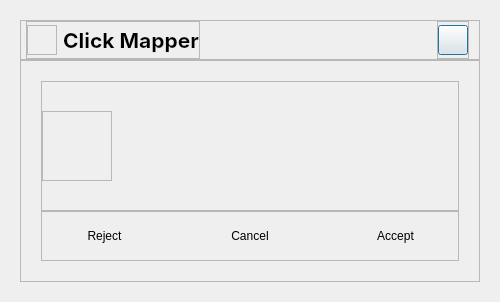
<?xml version="1.0" encoding="UTF-8"?>
<ui version="4.0">
 <class>Dialog</class>
 <widget class="QDialog" name="Dialog">
  <property name="geometry">
   <rect>
    <x>0</x>
    <y>0</y>
    <width>500</width>
    <height>302</height>
   </rect>
  </property>
  <property name="windowTitle">
   <string>Dialog</string>
  </property>
  <property name="styleSheet">
   <string notr="true">#Dialog{
background-color: transparent;
}

#widget {
background-color: #111111;
}

#TitleBar {
background-color: #212121;
}
#Title {
	color: white;
	font: bold 16pt &quot;Inter&quot;;
}

#TitleIcon {
	border-image: url(:/favicon/icon_64x64.png)
}
#TitleBarBtns &gt; QPushButton {
	max-width: 30px;
	max-height: 30px;
}

#BtnClose { border-image: url(:/TitleBar/img/ClsBtn.svg); }
#BtnMax { border-image: url(:/TitleBar/img/MaxBtn.svg); }
#BtnMin { border-image: url(:/TitleBar/img/MinBtn.svg); }

#BtnClose:hover { border-image: url(:/TitleBar/img/ClsBtn_Hov.svg); }
#BtnMax:hover { border-image: url(:/TitleBar/img/MaxBtn_Hov.svg); }
#BtnMin:hover { border-image: url(:/TitleBar/img/MinBtn_Hov.svg); }

#BtnClose:pressed { border-image: url(:/TitleBar/img/ClsBtn_Act.svg); }
#BtnMax:pressed { border-image: url(:/TitleBar/img/MaxBtn_Act.svg); }
#BtnMin:pressed { border-image: url(:/TitleBar/img/MinBtn_Act.svg); }

#DialogText {
font: 16pt &quot;Inter&quot;;
color: #aaaaaa;
margin-bottom: 10px
}

#DialogButtons &gt; QPushButton {
	background-color: #404040;
	border: 0px;
	padding: 8px 10px;
	color: white;
	font: 200 15pt &quot;Inter&quot;;
	border-radius: 10px;
}
#DialogButtons &gt; QPushButton:hover {
	background-color: #505050;
}

#DialogIcon {
border-image: url(:/Dialog/img/Warn.svg);
}</string>
  </property>
  <layout class="QVBoxLayout" name="verticalLayout">
   <property name="spacing">
    <number>0</number>
   </property>
   <property name="leftMargin">
    <number>20</number>
   </property>
   <property name="topMargin">
    <number>20</number>
   </property>
   <property name="rightMargin">
    <number>20</number>
   </property>
   <property name="bottomMargin">
    <number>20</number>
   </property>
   <item>
    <widget class="QWidget" name="widget" native="true">
     <layout class="QVBoxLayout" name="verticalLayout_2">
      <property name="spacing">
       <number>0</number>
      </property>
      <property name="leftMargin">
       <number>0</number>
      </property>
      <property name="topMargin">
       <number>0</number>
      </property>
      <property name="rightMargin">
       <number>0</number>
      </property>
      <property name="bottomMargin">
       <number>0</number>
      </property>
      <item>
       <widget class="QFrame" name="TitleBar">
        <property name="maximumSize">
         <size>
          <width>16777215</width>
          <height>40</height>
         </size>
        </property>
        <property name="frameShape">
         <enum>QFrame::StyledPanel</enum>
        </property>
        <property name="frameShadow">
         <enum>QFrame::Raised</enum>
        </property>
        <layout class="QHBoxLayout" name="horizontalLayout_2">
         <property name="spacing">
          <number>0</number>
         </property>
         <property name="leftMargin">
          <number>5</number>
         </property>
         <property name="topMargin">
          <number>0</number>
         </property>
         <property name="rightMargin">
          <number>10</number>
         </property>
         <property name="bottomMargin">
          <number>0</number>
         </property>
         <item>
          <widget class="QFrame" name="TitleContainer">
           <property name="minimumSize">
            <size>
             <width>0</width>
             <height>0</height>
            </size>
           </property>
           <property name="maximumSize">
            <size>
             <width>16777215</width>
             <height>16777215</height>
            </size>
           </property>
           <property name="frameShape">
            <enum>QFrame::StyledPanel</enum>
           </property>
           <property name="frameShadow">
            <enum>QFrame::Raised</enum>
           </property>
           <layout class="QHBoxLayout" name="horizontalLayout">
            <property name="leftMargin">
             <number>0</number>
            </property>
            <property name="topMargin">
             <number>0</number>
            </property>
            <property name="rightMargin">
             <number>0</number>
            </property>
            <property name="bottomMargin">
             <number>0</number>
            </property>
            <item>
             <widget class="QFrame" name="TitleIcon">
              <property name="minimumSize">
               <size>
                <width>30</width>
                <height>30</height>
               </size>
              </property>
              <property name="maximumSize">
               <size>
                <width>30</width>
                <height>30</height>
               </size>
              </property>
              <property name="autoFillBackground">
               <bool>false</bool>
              </property>
              <property name="frameShape">
               <enum>QFrame::StyledPanel</enum>
              </property>
              <property name="frameShadow">
               <enum>QFrame::Raised</enum>
              </property>
             </widget>
            </item>
            <item>
             <widget class="QLabel" name="Title">
              <property name="font">
               <font>
                <family>Inter</family>
                <pointsize>16</pointsize>
                <weight>75</weight>
                <italic>false</italic>
                <bold>true</bold>
                <kerning>false</kerning>
               </font>
              </property>
              <property name="lineWidth">
               <number>1</number>
              </property>
              <property name="text">
               <string>Click Mapper</string>
              </property>
              <property name="textFormat">
               <enum>Qt::PlainText</enum>
              </property>
              <property name="scaledContents">
               <bool>false</bool>
              </property>
              <property name="alignment">
               <set>Qt::AlignCenter</set>
              </property>
              <property name="wordWrap">
               <bool>false</bool>
              </property>
              <property name="margin">
               <number>0</number>
              </property>
              <property name="indent">
               <number>0</number>
              </property>
             </widget>
            </item>
           </layout>
          </widget>
         </item>
         <item>
          <spacer name="horizontalSpacer">
           <property name="orientation">
            <enum>Qt::Horizontal</enum>
           </property>
           <property name="sizeHint" stdset="0">
            <size>
             <width>125</width>
             <height>20</height>
            </size>
           </property>
          </spacer>
         </item>
         <item>
          <widget class="QFrame" name="TitleBarBtns">
           <property name="minimumSize">
            <size>
             <width>0</width>
             <height>0</height>
            </size>
           </property>
           <property name="maximumSize">
            <size>
             <width>16777215</width>
             <height>16777215</height>
            </size>
           </property>
           <property name="frameShape">
            <enum>QFrame::StyledPanel</enum>
           </property>
           <property name="frameShadow">
            <enum>QFrame::Raised</enum>
           </property>
           <property name="lineWidth">
            <number>0</number>
           </property>
           <layout class="QHBoxLayout" name="horizontalLayout_4">
            <property name="spacing">
             <number>10</number>
            </property>
            <property name="leftMargin">
             <number>0</number>
            </property>
            <property name="topMargin">
             <number>0</number>
            </property>
            <property name="rightMargin">
             <number>0</number>
            </property>
            <property name="bottomMargin">
             <number>0</number>
            </property>
            <item>
             <widget class="QPushButton" name="BtnClose">
              <property name="minimumSize">
               <size>
                <width>30</width>
                <height>30</height>
               </size>
              </property>
              <property name="maximumSize">
               <size>
                <width>30</width>
                <height>30</height>
               </size>
              </property>
              <property name="cursor">
               <cursorShape>PointingHandCursor</cursorShape>
              </property>
              <property name="text">
               <string/>
              </property>
             </widget>
            </item>
           </layout>
          </widget>
         </item>
        </layout>
       </widget>
      </item>
      <item>
       <widget class="QFrame" name="Content">
        <property name="frameShape">
         <enum>QFrame::StyledPanel</enum>
        </property>
        <property name="frameShadow">
         <enum>QFrame::Raised</enum>
        </property>
        <layout class="QVBoxLayout" name="verticalLayout_3">
         <property name="spacing">
          <number>0</number>
         </property>
         <property name="leftMargin">
          <number>20</number>
         </property>
         <property name="topMargin">
          <number>20</number>
         </property>
         <property name="rightMargin">
          <number>20</number>
         </property>
         <property name="bottomMargin">
          <number>20</number>
         </property>
         <item>
          <widget class="QFrame" name="DialogContent">
           <property name="frameShape">
            <enum>QFrame::StyledPanel</enum>
           </property>
           <property name="frameShadow">
            <enum>QFrame::Raised</enum>
           </property>
           <layout class="QHBoxLayout" name="horizontalLayout_5">
            <property name="spacing">
             <number>0</number>
            </property>
            <property name="leftMargin">
             <number>0</number>
            </property>
            <property name="topMargin">
             <number>0</number>
            </property>
            <property name="rightMargin">
             <number>0</number>
            </property>
            <property name="bottomMargin">
             <number>0</number>
            </property>
            <item>
             <widget class="QFrame" name="DialogIcon">
              <property name="minimumSize">
               <size>
                <width>70</width>
                <height>70</height>
               </size>
              </property>
              <property name="maximumSize">
               <size>
                <width>70</width>
                <height>70</height>
               </size>
              </property>
              <property name="frameShape">
               <enum>QFrame::StyledPanel</enum>
              </property>
              <property name="frameShadow">
               <enum>QFrame::Raised</enum>
              </property>
             </widget>
            </item>
            <item>
             <widget class="QLabel" name="DialogText">
              <property name="sizePolicy">
               <sizepolicy hsizetype="Preferred" vsizetype="Minimum">
                <horstretch>0</horstretch>
                <verstretch>0</verstretch>
               </sizepolicy>
              </property>
              <property name="text">
               <string/>
              </property>
              <property name="alignment">
               <set>Qt::AlignJustify|Qt::AlignVCenter</set>
              </property>
              <property name="wordWrap">
               <bool>true</bool>
              </property>
             </widget>
            </item>
           </layout>
          </widget>
         </item>
         <item>
          <widget class="QFrame" name="DialogButtons">
           <property name="maximumSize">
            <size>
             <width>16777215</width>
             <height>50</height>
            </size>
           </property>
           <property name="frameShape">
            <enum>QFrame::StyledPanel</enum>
           </property>
           <property name="frameShadow">
            <enum>QFrame::Raised</enum>
           </property>
           <layout class="QHBoxLayout" name="horizontalLayout_3">
            <property name="spacing">
             <number>20</number>
            </property>
            <property name="leftMargin">
             <number>0</number>
            </property>
            <property name="topMargin">
             <number>0</number>
            </property>
            <property name="rightMargin">
             <number>0</number>
            </property>
            <property name="bottomMargin">
             <number>0</number>
            </property>
            <item>
             <widget class="QPushButton" name="BtnReject">
              <property name="cursor">
               <cursorShape>PointingHandCursor</cursorShape>
              </property>
              <property name="text">
               <string>Reject</string>
              </property>
              <property name="autoDefault">
               <bool>false</bool>
              </property>
              <property name="flat">
               <bool>true</bool>
              </property>
             </widget>
            </item>
            <item>
             <widget class="QPushButton" name="BtnCancel">
              <property name="cursor">
               <cursorShape>PointingHandCursor</cursorShape>
              </property>
              <property name="text">
               <string>Cancel</string>
              </property>
              <property name="autoDefault">
               <bool>false</bool>
              </property>
              <property name="flat">
               <bool>true</bool>
              </property>
             </widget>
            </item>
            <item>
             <widget class="QPushButton" name="BtnAccept">
              <property name="cursor">
               <cursorShape>PointingHandCursor</cursorShape>
              </property>
              <property name="text">
               <string>Accept</string>
              </property>
              <property name="autoDefault">
               <bool>false</bool>
              </property>
              <property name="flat">
               <bool>true</bool>
              </property>
             </widget>
            </item>
           </layout>
          </widget>
         </item>
        </layout>
       </widget>
      </item>
     </layout>
    </widget>
   </item>
  </layout>
 </widget>
 <resources>
  <include location="../src/src.qrc"/>
 </resources>
 <connections/>
</ui>
